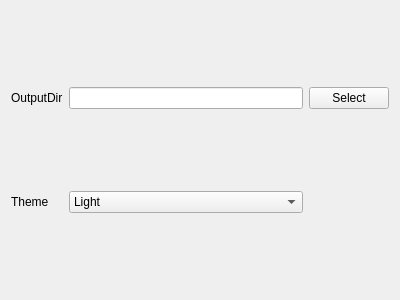
<?xml version="1.0" encoding="UTF-8"?>
<ui version="4.0">
 <class>GeneralDialog</class>
 <widget class="QWidget" name="GeneralDialog">
  <property name="geometry">
   <rect>
    <x>0</x>
    <y>0</y>
    <width>400</width>
    <height>300</height>
   </rect>
  </property>
  <property name="windowTitle">
   <string>Form</string>
  </property>
  <layout class="QGridLayout" name="gridLayout">
   <item row="0" column="0">
    <widget class="QLabel" name="label">
     <property name="text">
      <string>OutputDir</string>
     </property>
    </widget>
   </item>
   <item row="0" column="1">
    <widget class="QLineEdit" name="lineEdit"/>
   </item>
   <item row="0" column="2">
    <widget class="QPushButton" name="pushButton">
     <property name="text">
      <string>Select</string>
     </property>
    </widget>
   </item>
   <item row="1" column="0">
    <widget class="QLabel" name="label_2">
     <property name="text">
      <string>Theme</string>
     </property>
    </widget>
   </item>
   <item row="1" column="1">
    <widget class="QComboBox" name="comboBox">
     <item>
      <property name="text">
       <string>Light</string>
      </property>
     </item>
     <item>
      <property name="text">
       <string>Dark</string>
      </property>
     </item>
    </widget>
   </item>
  </layout>
 </widget>
 <resources/>
 <connections/>
</ui>
